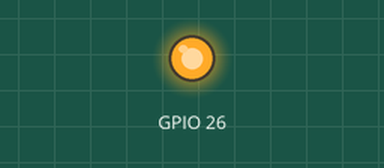
Bench run of a program on a simulated Raspberry Pi (BCM pin numbers). Parts: output pins drawn as LEDs (lit = HIGH). At 1.0 s the program stops and its outputs stay as they are.

Above: at 0.1 s.
At 1.1 s:
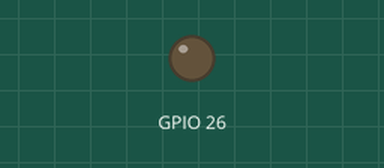
Timing chart, 0 to 2.5 s (numbered marks = the images above):
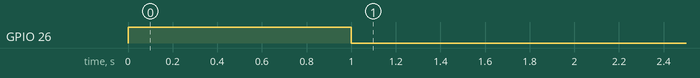

Measured:
- by itself, GPIO 26: LOW → HIGH at 0.00 s, → LOW 1.0 s later

The program:

light_on.py
```python
import RPi.GPIO as GPIO  # Import GPIO library
import time

GPIO.setwarnings(False)

GPIO.setmode(GPIO.BCM)  # Set the pin numbering
GPIO.setup(26, GPIO.OUT)  # Setup GPIO Pin 26 to OUT

GPIO.output(26, True)  # Turn on GPIO pin 26
time.sleep(1)
GPIO.output(26, False)  # Turn off GPIO pin 26

GPIO.cleanup()
```
